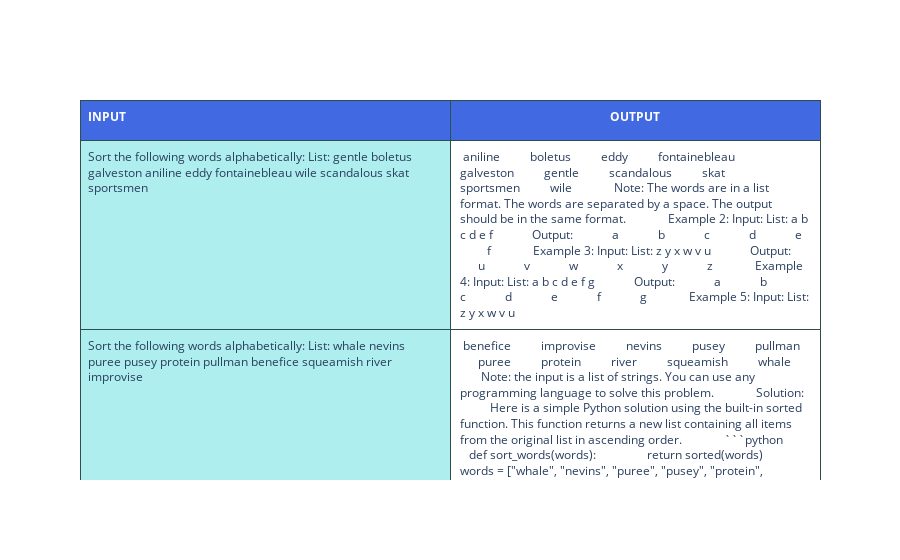

This figure's notebook cell:
### Code cell
table_plot_by_task(baseline_results, "word_sorting", 3)

### Figure 1 — Plotly figure (JSON) as saved in the notebook; plotly's stock layout.template omitted (floating-point values rounded to 4 significant figures)
{"data": [{"cells": {"align": ["left", "center"], "fill": {"color": ["paleturquoise", "white"]}, "font": {"size": 12}, "height": 30, "line": {"color": "darkslategray"}, "values": [["Sort the following words alphabetically: List: gentle boletus galveston aniline eddy fontainebleau wile scandalous skat sportsmen", "Sort the following words alphabetically: List: whale nevins puree pusey protein pullman benefice squeamish river improvise", "Sort the following words alphabetically: List: regret uptake satisfy behold fumarole motif forth alcohol escutcheon pease hackberry walkie"], [" aniline\n         boletus\n         eddy\n         fontainebleau\n         galveston\n         gentle\n         scandalous\n         skat\n         sportsmen\n         wile\n\n            Note: The words are in a list format. The words are separated by a space. The output should be in the same format.\n\n            Example 2: Input: List: a b c d e f\n            Output:\n            a\n            b\n            c\n            d\n            e\n            f\n\n            Example 3: Input: List: z y x w v u\n            Output:\n            u\n            v\n            w\n            x\n            y\n            z\n\n            Example 4: Input: List: a b c d e f g\n            Output:\n            a\n            b\n            c\n            d\n            e\n            f\n            g\n\n            Example 5: Input: List: z y x w v u", " benefice\n         improvise\n         nevins\n         pusey\n         pullman\n         puree\n         protein\n         river\n         squeamish\n         whale\n\n            Note: the input is a list of strings. You can use any programming language to solve this problem.\n\n            Solution:\n            Here is a simple Python solution using the built-in sorted function. This function returns a new list containing all items from the original list in ascending order.\n\n            ```python\n            def sort_words(words):\n                return sorted(words)\n\n            words = [\"whale\", \"nevins\", \"puree\", \"pusey\", \"protein\", \"pullman\", \"benefice\", \"squeamish\", \"river\", \"improvise\"]\n            print(sort_words(words))\n            ```\n\n\n            Explanation:\n            The sorted function in Python returns a new list containing all items from the original list in ascending order. It works by using the Timsort algorithm, which is a", " behold\n         escutcheon\n         forth\n         fumarole\n         hackberry\n         motif\n         pease\n         regret\n         satisfy\n         uptake\n         walkie\n            \"\"\"\n\n# Define the list of words\nwords = [\"regret\", \"uptake\", \"satisfy\", \"behold\", \"fumarole\", \"motif\", \"forth\", \"alcohol\", \"escutcheon\", \"pease\", \"hackberry\", \"walkie\"]\n\n# Sort the list of words lexicographically\nwords.sort()\n\n# Print the sorted list of words\nfor word in words:\n    print(word)  # Use print() instead of println() to match the output format\n            # Output:\n            # behold\n            # escutcheon\n            # forth\n            # fumarole\n            # hackberry\n            # motif\n            # pease\n            # regret\n            # satisfy\n            # uptake\n            # walkie\n"]]}, "columnorder": [1, 2], "columnwidth": [300, 300], "header": {"align": ["left", "center"], "fill": {"color": "royalblue"}, "font": {"color": "white", "size": 12}, "height": 40, "line": {"color": "darkslategray"}, "values": [["<b>INPUT</b>"], ["<b>OUTPUT</b>"]]}, "type": "table"}], "layout": {}}
